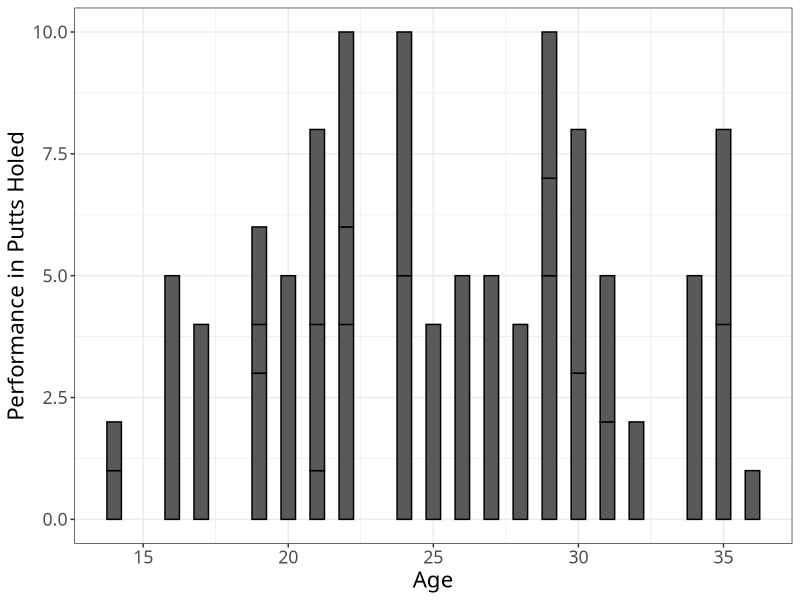

This figure's R source:
# Data simulation for a theoretical replication of the Kutzner et al. (2013) study.
# created for the course 'Digital Open Science' at Freie Universitaet Berlin

# (C) Nicolas Rost, 2017

# let's add a comment here to check this commit thing

# set working directory in Open Science Course folder
setwd("C:\\Users\\Nico\\Documents\\Studium\\M. Sc. SCAN Berlin\\4. Semester\\Digital Open Science")

library(ggplot2)
library(psych)

# create variables
set.seed(2)

# participants' ids (32 participants)
id <- 1:32;

# age (between 14 and 37)
age <- sample(14:37, 32, replace = TRUE)

# gender and gender factor
gender <- sample(0:1, 32, replace = TRUE)
gender_group <- factor(gender, labels=c('male','female'))

# handicap (from -5 to +5, 1 decimal)
hcp <- sample(seq(-5,5,0.1), 32, replace = TRUE)

# chronic focus (by Lockwood scale values), aprox. distribution like in Kutzner
chronic_focus <- sample(seq(-0.5,5,0.01), 32, replace = TRUE)

# group factor instruction framing (randomly assigned)
instr_types <- c(1,2)
framing <- rep(instr_types,32)
framing_group <- factor(framing, labels=c('promotion','prevention'))

# performance (putts holed from 1 to 5)
perf <- sample(1:5, 32, replace = TRUE)

# show variables in data frame
golf_data <- data.frame(id, age, gender, gender_group, hcp, chronic_focus, framing, framing_group,perf)
# remove data from ids 33 to 64, no clue why they were created
golf_data <- golf_data[-c(33:64), ]

# compute descriptives
descriptives <- describe(golf_data)

# save data
save(golf_data, file="golf_data.Rdata")
save(descriptives, file="descr_golf.Rdata")



## PLOTS TEST
# Colorblind-friendly palette
cbPalette <- c("#999999", "#E69F00", "#56B4E9", "#009E73", "#F0E442", "#0072B2", "#D55E00", "#CC79A7")
# Initializing
plot <- ggplot(data = golf_data, aes(x=age, y=perf))
plot <- plot + geom_bar(stat='identity', color='black', width=.5) +
  xlab("Age") +
  ylab("Performance in Putts Holed") + 
  guides(fill=FALSE) + 
  theme_bw() +
  scale_fill_manual(values=cbPalette) +
  theme(text=element_text(size=16, family="Gill Sans MT"))
plot
